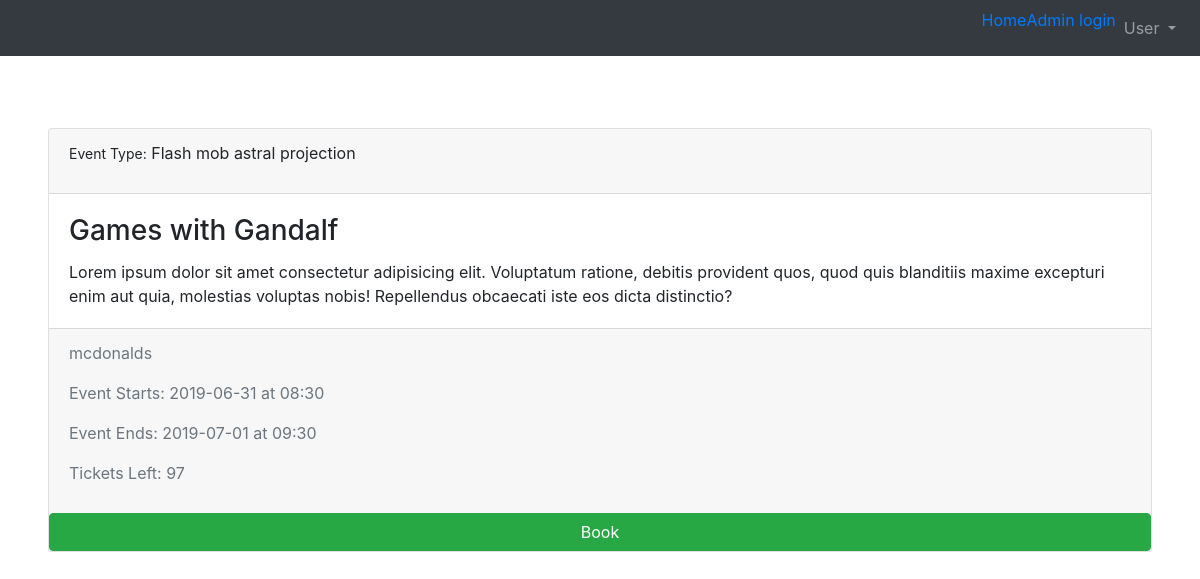
Screenshot of /event/1 with the database file from the repository.
### tables this page shows
CREATE TABLE 'events' ( eventID INTEGER PRIMARY KEY AUTOINCREMENT NOT NULL,'eventName' VARCHAR NOT NULL,'ticketsLeft' INTEGER NOT NULL,
  type VARCHAR NOT NULL,'startDate' date NOT NULL,'endDate' date NOT NULL,
  description VARCHAR NOT NULL,
  venueID INTEGER NOT NULL,
  adminID INTEGER NOT NULL
, 'endTime'  time NOT NULL  , 'startTime'  time NOT NULL  );

CREATE TABLE 'venues' ( venueID INTEGER PRIMARY KEY AUTOINCREMENT NOT NULL,'venueName' VARCHAR NOT NULL,
  capacity INTEGER NOT NULL,
  address1 VARCHAR NOT NULL,
  address2 VARCHAR NOT NULL,
  city VARCHAR NOT NULL,
  state CHAR(2) NOT NULL,
  zip CHAR(5) NOT NULL,
  adminID INTEGER NOT NULL
);

### application.py (the view, shortened to what this page needs)
@app.route("/event/<eventID>", methods=["GET", "POST"])
def event(eventID):
    if request.method == "GET":
        if not eventID or eventID.isdigit() is False:
            return redirect("/")
        else:
            events = db.execute(eventQry, eventID=eventID)
            venues = db.execute(allVenueQry)
            for event in events:
                for venue in venues:
                    if venue["venueID"] == event["venueID"]:
                        event["venueName"] = venue["venueName"]
            if len(events) != 1:
                return redirect("/")
            else:
                return render_template("event.html", event=events[0])

### application.py (called while the page is built)
@app.after_request
def after_request(response):
    response.headers["Cache-Control"] = "no-cache, no-store, must-revalidate"
    response.headers["Expires"] = 0
    response.headers["Pragma"] = "no-cache"
    return response

### templates/event.html (shortened to what this page needs)
{% extends "base.html" %}
{% block body %}
<br>
<div class="card" centered>
    <div class="card-header">
        <p><span style="font-size:14px">Event Type:</span> {{ event.type }}</p>
    </div>
    <div class="card-body">
        <h3 class="card-title">{{ event.eventName }}</h3>
        <p class="card-text">{{ event.description }}</p>
    </div>
    <div class="card-footer text-muted">
        <p>{{event.venueName}}</p>
        <p>Event Starts: {{ event.startDate }} at {{ event.startTime }}</p>
        <p>Event Ends: {{ event.endDate }} at {{ event.endTime }}</p>
        <p>Tickets Left: {{ event.ticketsLeft }}</p>
    </div>
        <a href="{{ '/book/%s'%event.eventID|urlencode }}" class="btn btn-success">Book</a>
    </div>
{%endblock %}

### rows the page displays
events: type "Flash mob astral projection", eventName "Games with Gandalf", description "Lorem ipsum dolor sit amet consectetur adipisicing elit. Voluptatum ratione, debitis provident quos, quod quis blanditiis maxime excepturi enim aut quia, molestias voluptas nobis! Repellendus obcaecati iste eos dicta distinctio?", startDate "2019-06-31", startTime "08:30", endDate "2019-07-01", endTime "09:30", ticketsLeft "97"
venues: venueName "mcdonalds"
